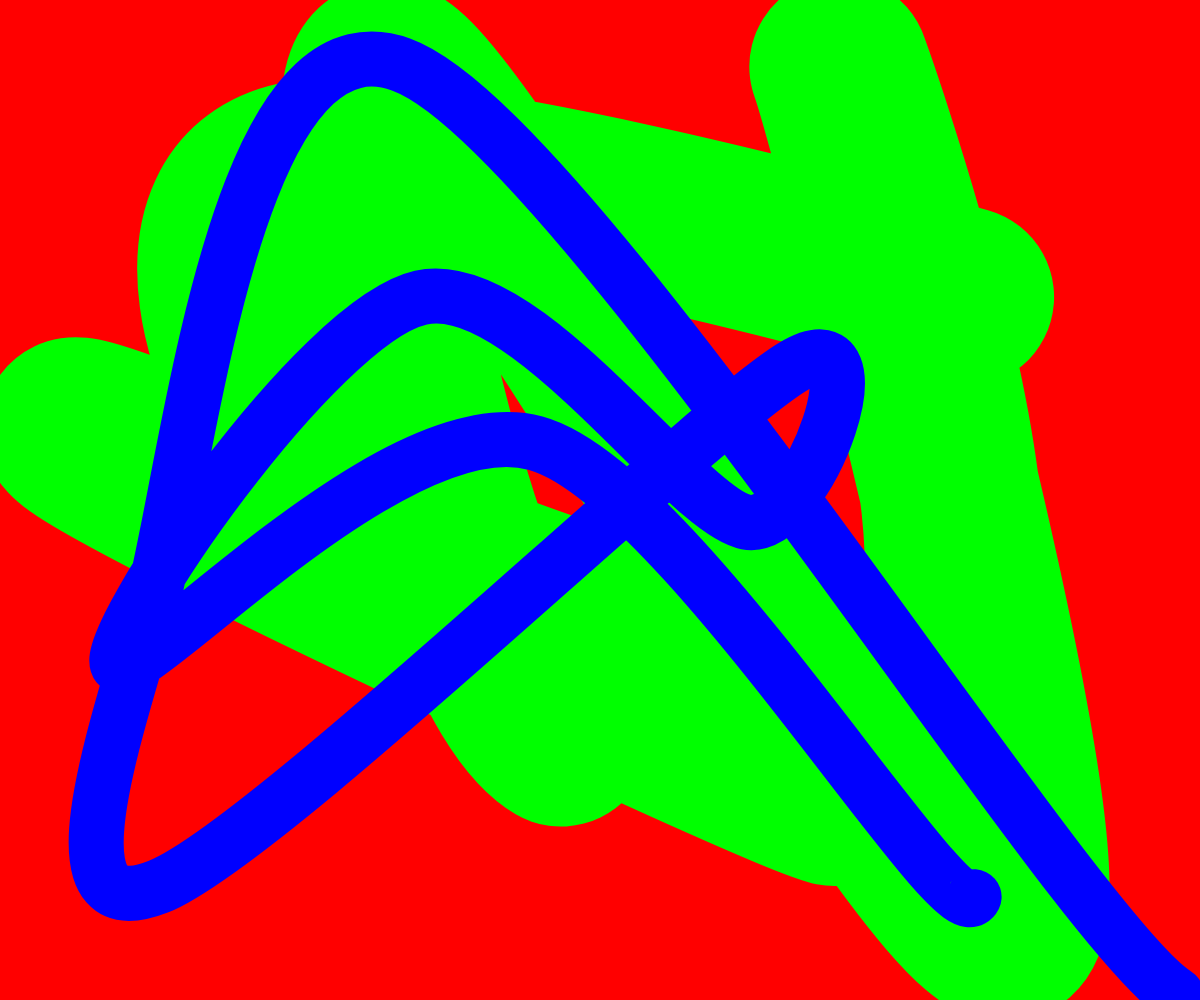
Frame 1 (no input)
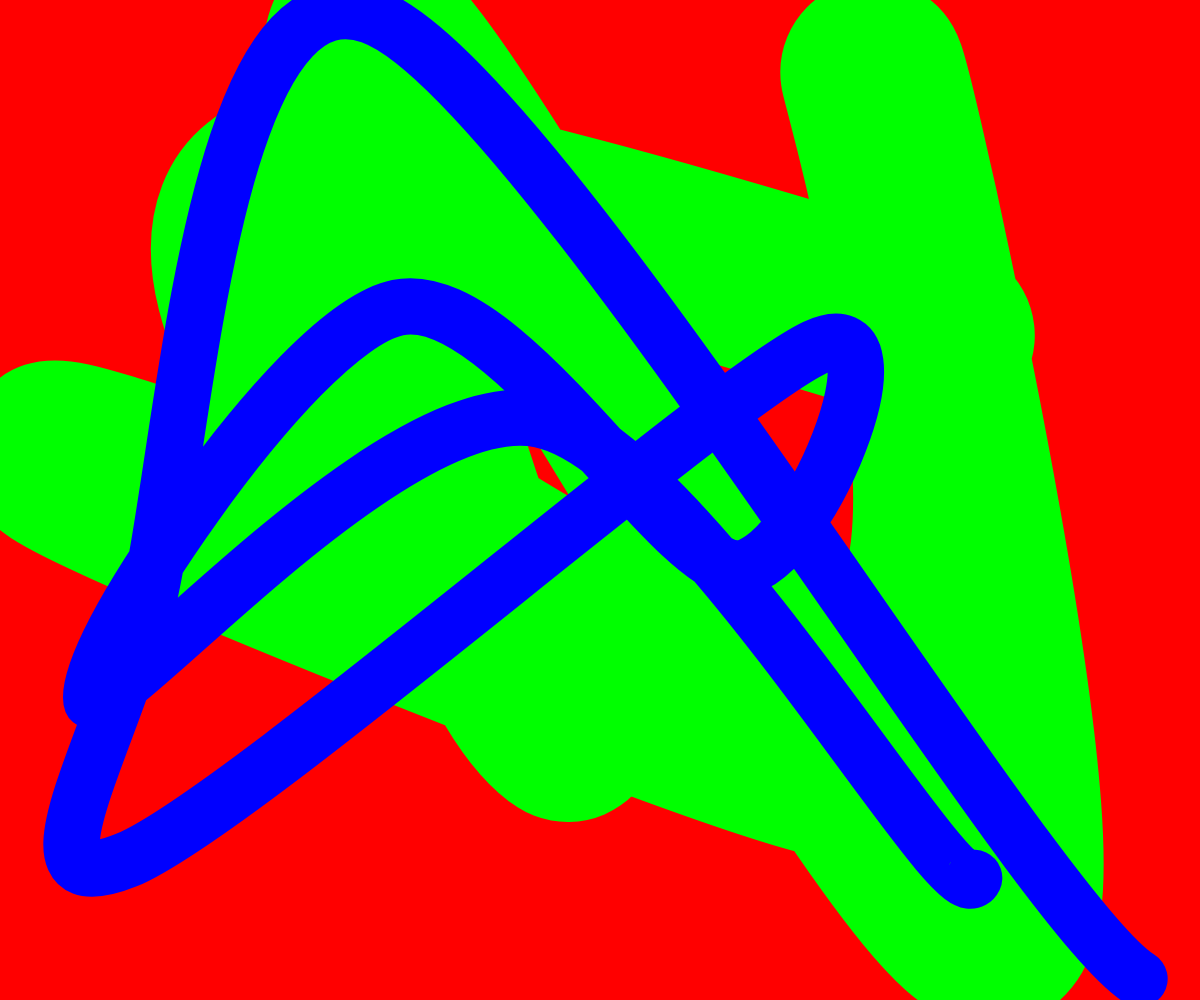
Frame 60 (no input)
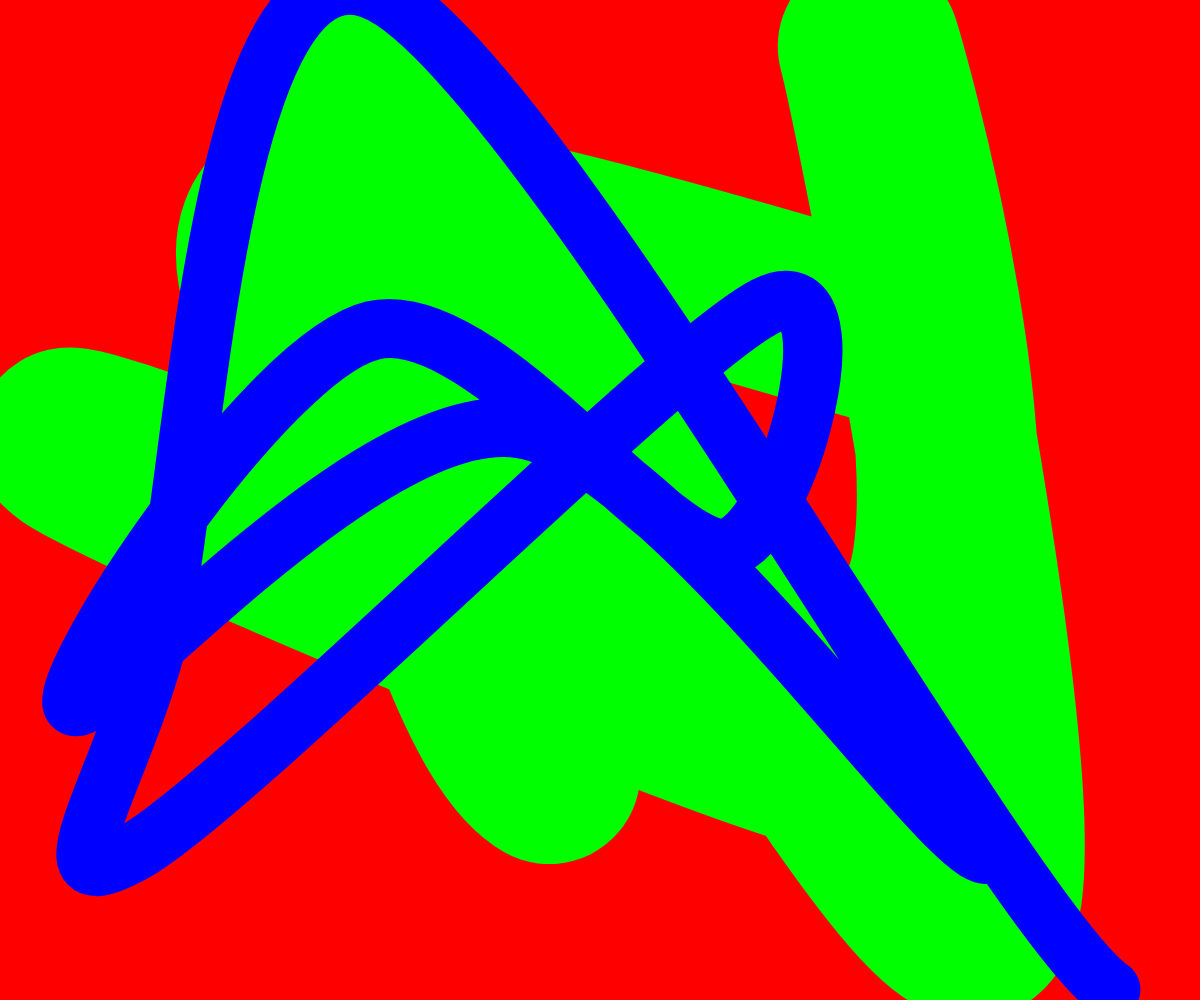
Frame 120 (the mouse pressed at the canvas centre since frame 60)

The p5.js sketch that drew these frames (run headless with seeded random() and noise() and a simulated clock; from frame 60 on, the mouse is pressed at the canvas centre):

// p5.js sketch
// ── sketch.js

function setup() {
  noCursor();
  createCanvas(windowWidth, windowHeight);
  //background(random(red,green,blue));
  x = random(5,height/4);
  y = random(5,height/4);
  gx1 = random(0, width)
  gy1 = random(0, height);
  gx2 = random(0, width)
  gy2 = random(0, height);
  gx3 = random(0, width)
  gy3 = random(0, height);
  gx4 = random(0, width)
  gy4 = random(0, height);
  gx5 = random(0, width)
  gy5 = random(0, height);
  gx6 = random(0, width)
  gy6 = random(0, height);
  gx7 = random(0, width)
  gy7 = random(0, height);
  gx8 = random(0, width)
  gy8 = random(0, height);
  gx9 = random(0, width)
  gy9 = random(0, height);
  gx10 = random(0, width)
  gy10 = random(0, height);
  gx11 = random(0, width)
  gy11 = random(0, height);
  gx12 = random(0, width)
  gy12 = random(0, height);
  
  bx1 = random(0, width)
  by1 = random(0, height);
  bx2 = random(0, width)
  by2 = random(0, height);
  bx3 = random(0, width)
  by3 = random(0, height);
  bx4 = random(0, width)
  by4 = random(0, height);
  bx5 = random(0, width)
  by5 = random(0, height);
  bx6 = random(0, width)
  by6 = random(0, height);
  bx7 = random(0, width)
  by7 = random(0, height);
  bx8 = random(0, width)
  by8 = random(0, height);
  bx9 = random(0, width)
  by9 = random(0, height);
  bx10 = random(0, width)
  by10 = random(0, height);
  bx11 = random(0, width)
  by11 = random(0, height);
  bx12 = random(0, width)
  by12 = random(0, height);
  
}

function draw() {
  
  x += random(-1,1);
  y += random(-1,1);
  

  background(255,0,0);

  strokeWeight(y);
  
  stroke(0,255,0);
strokeWeight(x);


noFill();
beginShape();
curveVertex(gx1, gy1);
curveVertex(gx2, gy2);
curveVertex(gx3, gy3);
curveVertex(gx4, gy4);
curveVertex(gx5, gy5);
curveVertex(gx6, gy6);
curveVertex(gx7, gy7);
curveVertex(gx8, gy8);
curveVertex(gx9, gy9);
curveVertex(gx10, gy10);
curveVertex(gx11, gy11);
curveVertex(gx12, gy12);
endShape();
  
  stroke(0,0,255);
  strokeWeight(y);
  noFill();
beginShape();
curveVertex(bx1, by1);
curveVertex(bx2, by2);
curveVertex(bx3, by3);
curveVertex(bx4, by4);
curveVertex(bx5, by5);
curveVertex(bx6, by6);
curveVertex(bx7, by7);
curveVertex(bx8, by8);
curveVertex(bx9, by9);
curveVertex(bx10, by10);
curveVertex(bx11, by11);
curveVertex(bx12, by12);
endShape();
  
  gx1 += random(-5, 5);
  gy1 += random(-5, 5);
  gx2 += random(-5, 5);
  gy2 += random(-5, 5);
  gx3 += random(-5, 5);
  gy3 += random(-5, 5);
  gx4 += random(-5, 5);
  gy4 += random(-5, 5);
  gx5 += random(-5, 5);
  gy5 += random(-5, 5);
  gx6 += random(-5, 5);
  gy6 += random(-5, 5);
  gx7 += random(-5, 5);
  gy7 += random(-5, 5);
  gx8 += random(-5, 5);
  gy8 += random(-5, 5);
  gx9 += random(-5, 5);
  gy9 += random(-5, 5);
  gx10 += random(-5, 5);
  gy10 += random(-5, 5);
  gx11 += random(-5, 5);
  gy11 += random(-5, 5);
  gx12 += random(-5, 5);
  gy12 += random(-5, 5);
  
  bx1 += random(-5, 5);
  by1 += random(-5, 5);
  bx2 += random(-5, 5);
  by2 += random(-5, 5);
  bx3 += random(-5, 5);
  by3 += random(-5, 5);
  bx4 += random(-5, 5);
  by4 += random(-5, 5);
  bx5 += random(-5, 5);
  by5 += random(-5, 5);
  bx6 += random(-5, 5);
  by6 += random(-5, 5);
  bx7 += random(-5, 5);
  by7 += random(-5, 5);
  bx8 += random(-5, 5);
  by8 += random(-5, 5);
  bx9 += random(-5, 5);
  by9 += random(-5, 5);
  bx10 += random(-5, 5);
  by10 += random(-5, 5);
  bx11 += random(-5, 5);
  by11 += random(-5, 5);
  bx12 += random(-5, 5);
  by12 += random(-5, 5);
  

}

function mousePressed() {
    let fs = fullscreen();
    fullscreen(!fs);
  }
